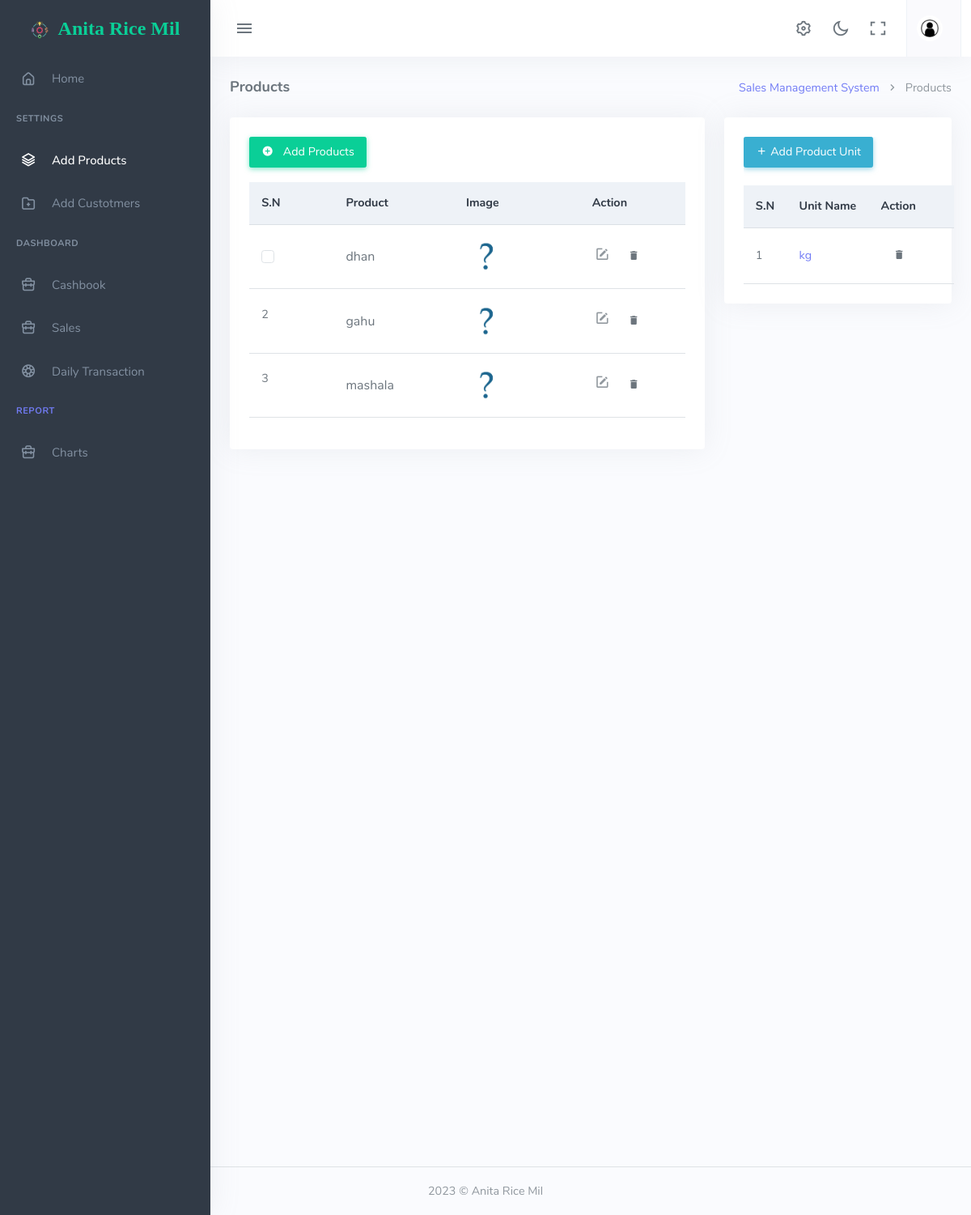
Page /products on the committed database.
### app/models.py (models this page shows, shortened)
class Product(models.Model):
    product_name = models.CharField(max_length=150)
    image = models.ImageField(upload_to='productimage/', null=True, blank=True)
    qty = models.FloatField(null=True, default=0)
    class Meta:
        ordering =['id']

class ProductUnit(models.Model):
    unit_name = models.CharField(max_length=150)

### app/views.py (the view, shortened to what this page needs)
# urls.py: path('products', ProductViews.as_view(), name='products'),
class ProductViews(View):
    def get(self, request, *args, **kwargs):
        products = Product.objects.all()
        productUnt = ProductUnit.objects.all()
        form = ProductForm()
        productUnitForm= ProductUnitForm()
        return render(request, 'app/products.html', {'products': products,
                                                     'form':form,
                                                     'productUnitForm':productUnitForm,
                                                     'productUnits':productUnt
                                                     })

### app/form.py
class ProductForm(forms.ModelForm):
    class Meta:
        model = Product
        fields ='__all__'

class ProductUnitForm(forms.ModelForm):
    class Meta:
        model  = ProductUnit
        fields ='__all__'

### app/context_processor.py (called while the page is built)
def calculate(request):
    instances = Sales.objects.all()
    total_amounts = sum(sale.get_remaining_amount() for sale in instances)
    dailytransaction = DailyTransaction.objects.all()
    expenses = Expenses.objects.all()
    purchase = Purchase.objects.all()
    total_purchase = sum(item.get_total_cost() for item in purchase)
    total_expenses=sum(exp.get_cost() for exp in expenses)
    return({
        'total_sales':total_amounts,
        'total_purchase':total_purchase,
        'total_expenses':total_expenses,
    })

### app/models.py (called while the page is built)
    def get_total_cost(self):
        return sum([item.get_cost() for item in self.sales_id.all()])

    def get_remaining_amount(self):
        if self.paid_amount is None:
            amount = 0
        else:
            amount = self.paid_amount
        remaining = self.get_total_cost() - amount
        return remaining

    def get_cost(self):
        return self.price

### app/templates/app/products.html (shortened to what this page needs)
{% extends 'app/base.html' %}
{% load static %}
{% block body %}
            <div class="content-page">
                <div class="content">
                    <div class="container-fluid">
                        <div class="row">
                            <div class="col-12">
                                <div class="page-title-box">
                                    <div class="page-title-right">
                                        <ol class="breadcrumb m-0">
                                            <li class="breadcrumb-item"><a href="javascript: void(0);">Sales Management System</a></li>
                                            <li class="breadcrumb-item active">Products</li>
                                        </ol>
                                    </div>
                                    <h4 class="page-title">Products</h4>
                                </div>
                            </div>
                        </div>
                        <div class="row">
                            <div class="col-8">
                                <div class="card">
                                    <div class="card-body">
                                        <div class="row mb-2">
                                            <div class="col-sm-5 ">
                                                <button class="btn btn-success mt-2 mt-md-0" type="button" data-bs-toggle="offcanvas" data-bs-target="#offcanvasRight" aria-controls="offcanvasRight"><i class="mdi mdi-plus-circle me-2"></i>Add Products</button>
                                            </div>
                                        </div>
                                        <div class="table-responsive">
                                            <table class="table table-centered w-100 dt-responsive nowrap" id="products-datatable">
                                                <thead class="table-light">
                                                    <tr>
                                                        <th class="all" >
                                                            S.N
                                                        </th>
                                                        <th class="all">Product</th>
                                                        <th>Image</th>
                                                        <th style="width: 85px;">Action</th>
                                                    </tr>
                                                </thead>
                                                <tbody>
                                                    {% for product in products %}
                                                    <tr>
                                                        <td>
                                                            <p>{{forloop.counter}}</p>
                                                        </td>
                                                        <td>
                                                            <p class="m-0 d-inline-block align-middle font-16">
                                                                <a href="#" class="text-body">{{product.product_name}}</a>
                                                            </p>
                                                        </td>
                                                        <td>
                                                            <img src="{% if product.image %}{{product.image.url}} {% else %} {% static 'app/assets/unknow.png' %} {% endif%}" alt="product-img" title="contact-img" class="rounded me-3" height="48" />
                                                        </td>
                                                        <td class="table-action">
                                                            <div type="button" data-bs-toggle="offcanvas" data-bs-target="#editeproduct-{{product.id}}" aria-controls="offcanvasRight" class="action-icon"> <i class="mdi mdi-square-edit-outline"></i></div>
                                                            <button  type="button" class="btn" data-bs-toggle="modal" data-bs-target="#danger-header-modal-{{product.id}}"><i class="mdi mdi-delete"></i></button>
                                                        </td>
                                                    </tr>
                                                    {% endfor %}
                                                </tbody>
                                            </table>
                                        </div>
                                    </div>
                                </div>
                            </div>
                            <div class="col-4 ">
                                <div class="card">
                                    <div class="card-body">
                                        <div class="table-responsive scrollable-table  ">
                                            <button type="button" class="btn btn-info" data-bs-toggle="modal" data-bs-target="#info-alert-modal"><i class="mdi mdi-plus"></i> Add Product Unit</button>
                                            <br>
                                            <br>
                                            </div>
                                            <table class="table table-centered table-nowrap mb-0  ">
                                                <thead class="table-light sticky-top">
                                                    <tr>
                                                        <th>S.N</th>
                                                        <th>Unit Name</th>
                                                        <th>Action<th>
                                                    </tr>
                                                </thead>
                                                <tbody class="scrollable-table" >
                                                    {% for item in productUnits %}
                                                    <tr>
                                                        <td>{{forloop.counter}}</td>
                                                        <td>
                                                            <a href="#">
                                                            {{item.unit_name}}
                                                            </a>
                                                        </td>
                                                        <td>
                                                        <button  type="button" class="btn" data-bs-toggle="modal" data-bs-target="#deleteProductUnit-{{item.id}}"><i class="mdi mdi-delete"></i></button>
                                                        <td>
                                                    </tr>
                                                    {% endfor %}
                                                </tbody>
                                            </table>
                                        </div>
                                    </div>
                                </div>
                            </div>
                        </div>
                    </div>
                </div>
       {%endblock%}

### rows in the picture
Product: product_name "dhan"
Product: product_name "gahu"
Product: product_name "mashala"
ProductUnit: unit_name "kg"
